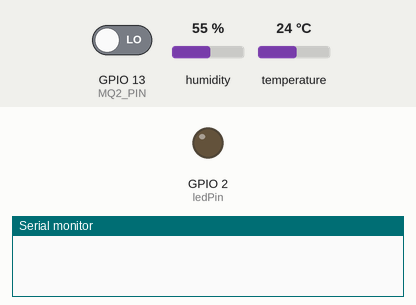
A sketch run on a simulated ESP32. Shown: output pins drawn as LEDs (lit = HIGH), the last lines printed to the serial monitor. The inputs (shaded band) are chosen by the test bench; at power-on: GPIO 13 (MQ2_PIN) LOW, humidity 55 %, temperature 24 °C. WiFi joins after 1.5 s; servers stay silent unless stated; no MQTT or app messages arrive unless stated.

Above: at 0.0 s.
At 1.5 s:
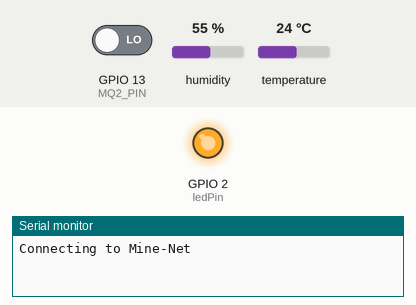
Timing chart, 0 to 3.2 s (numbered marks = the images above):
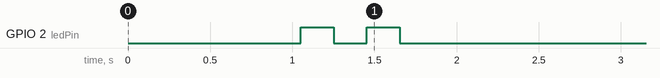

The sketch:

mqtt_client_Sentry.ino
```cpp
#include <WiFi.h>
#include <PubSubClient.h>
#include <DHT.h>
#include <DHT_U.h>
#include <string>

// Define DHT sensor type and pin
#define DHTPIN A13      // D15 pin connected to the DHT sensor
#define DHTTYPE DHT11 // DHT11 sensor
#define MQ2_PIN A14 //D13

// Initialize DHT sensor
DHT dht(DHTPIN, DHTTYPE);

// Replace the SSID/Password details as per your wifi router
const char* ssid = "Mine-Net";
const char* password = "";

// Replace your MQ vTT Broker IP address here:
const char* mqtt_server = ("192.168.177.86");
const int mqttPort = 1883;

char* sig1;


// Initializing ESP client
WiFiClient espClient;
// Initializing ESP as MQTT Client
PubSubClient client(espClient);

long lastMsg = 0;

#define ledPin 2

void blink_led(unsigned int times, unsigned int duration)
{
  for (int i = 0; i < times; i++) {
    digitalWrite(ledPin, HIGH);
    delay(duration);
    digitalWrite(ledPin, LOW);
    delay(200);
  }
}


void setup_wifi() {
  delay(50);
  Serial.println();
  Serial.print("Connecting to ");
  Serial.println(ssid);

  WiFi.begin(ssid, password);

  // reset esp after 10 seconds if it is not connected to any wifi
  int c=0;
  while (WiFi.status() != WL_CONNECTED) {
    blink_led(2,200); //blink LED twice (for 200ms ON time) to indicate that wifi not connected
    delay(1000); //
    Serial.print(".");
    c=c+1;
    if(c>10){
        ESP.restart(); //restart ESP after 10 seconds
    }
  }

  Serial.println("");
  Serial.println("WiFi connected");
  Serial.println("IP address: ");
  Serial.println(WiFi.localIP());

}

void connect_mqttServer() {
  // Loop until we're reconnected
  while (!client.connected()) {
        //first check if connected to wifi
        if(WiFi.status() != WL_CONNECTED){
          //if not connected, then first connect to wifi
          setup_wifi();
        }
        //now attemt to connect to MQTT server
        Serial.print("Attempting MQTT connection...");
        // Attempt to connect
        if (client.connect("ESP32_client1")) { // Change the name of client here if multiple ESP32 are connected
          //attempt successful
          Serial.println("connected");
          // Subscribe to topics here
          client.subscribe("rpi/broadcast");
          //client.subscribe("rpi/xyz"); //subscribe more topics here

        }
        else {
          //attempt not successful
          Serial.print("failed, rc=");
          Serial.print(client.state());
          Serial.println(" trying again in 2 seconds");

          blink_led(3,200); //blink LED three times (200ms on duration) to show that MQTT server connection attempt failed
          // Wait 2 seconds before retrying
          delay(2000);
        }
  }

}

//this function will be executed whenever there is data available on subscribed topics
void callback(char* topic, byte* message, unsigned int length) {
  Serial.print("Message arrived on topic: ");
  Serial.print(topic);
  Serial.print(". Message: ");
  String messageTemp;

  for (int i = 0; i < length; i++) {
    Serial.print((char)message[i]);
    messageTemp += (char)message[i];
  }
  Serial.println();

  // Check if a message is received on the topic "rpi/broadcast"
  if (String(topic) == "rpi/broadcast") {
      if(messageTemp == "10"){
        Serial.println("Action: blink LED");
        blink_led(1,1250); //blink LED once (for 1250ms ON time)
      }
  }

  //Similarly add more if statements to check for other subscribed topics
}

void setup() {
  pinMode(ledPin, OUTPUT);
  Serial.begin(115200);
  delay(1000);

  WiFi.mode(WIFI_STA);

  dht.begin();

  setup_wifi();

  client.setServer(mqtt_server,mqttPort);//1883 is the default port for MQTT server
  client.setCallback(callback);

  pinMode(MQ2_PIN, INPUT);


  Serial.println("Warming up the MQ2 sensor");
  //delay(20000);  // wait for the MQ2 to warm up
}


void loop() {

  delay(1000);
  if (!client.connected()) {
    connect_mqttServer();
  }

  client.loop();


// MQ-2 sensor reading
  int mq2_val = digitalRead(MQ2_PIN);

  if (mq2_val == HIGH){
    Serial.println("The gas is NOT present");
    sig1 = "GAS is NOT Present";
    Serial.println(sizeof(sig1));


  }
  else{
    Serial.println("The gas is present");
    sig1 = "GAS is Present";
  }

// DHT sensor reading
  float dht_humidity = dht.readHumidity();
  float dht_temp = dht.readTemperature();

  delay(1000);

  // Check if any reads failed and exit early (to try again).
  if (isnan(dht_humidity) || isnan(dht_temp)) {
    Serial.println("Failed to read from DHT sensor!");
    return;
  }

  delay(100);

  long now = millis();
  if (now - lastMsg > 4000) {
    lastMsg = now;

    char buffer1[10];
    dtostrf(dht_temp, 1, 2, buffer1);

    char buffer2[10];
    dtostrf(dht_humidity,1,2, buffer2);

    char buffer3[10];
    itoa(mq2_val,buffer3,10);

    char buffer4[50];
    memcpy(buffer4, sig1,(size_t)sizeof(sig1)* strlen(sig1));

    client.publish("esp32/sensor/sentry", buffer1);
    client.publish("esp32/sensor/sentry", buffer2);
    client.publish("esp32/sensor/sentry", buffer3);
    client.publish("esp32/sensor/sentry", buffer4);
  }

}
// final Sentry
```
